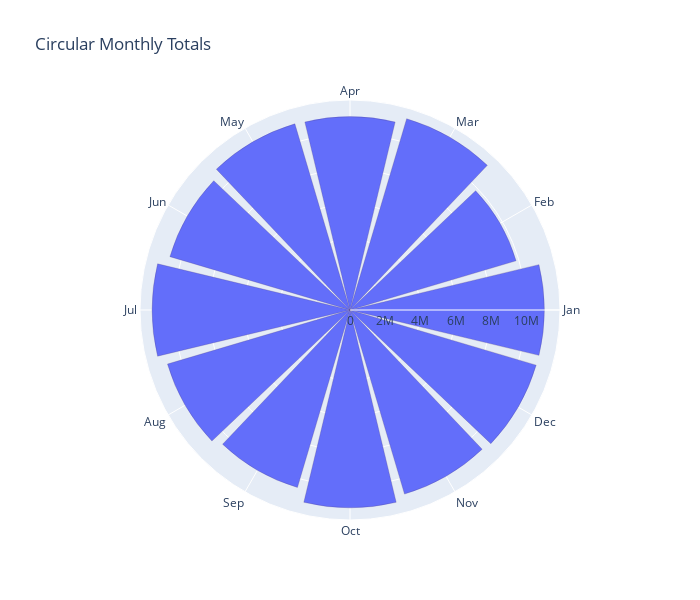

The notebook cell saved with this chart:
### Code cell
import plotly.graph_objects as go
import numpy as np
import pandas as pd
import re

date_col = next((c for c in df_enh.columns if re.search(r"(date|time|timestamp|datetime)", c, re.I)), None)
value_col = next((c for c in df_enh.columns if re.search(r"(amount|income|expense|spent|spend|payment|revenue|cost|price|balance)", c, re.I)), None)

if date_col:
    if not pd.api.types.is_datetime64_any_dtype(df_enh[date_col]):
        df_enh[date_col] = pd.to_datetime(df_enh[date_col], errors="coerce")
    tmp = df_enh.dropna(subset=[date_col]).copy()
    tmp["month"] = tmp[date_col].dt.month
    if value_col:
        agg = tmp.groupby("month")[value_col].sum()
    else:
        agg = tmp["month"].value_counts().sort_index()
    # angles for 12 months
    theta = np.linspace(0, 360, 12, endpoint=False)
    r = [agg.get(m, 0) for m in range(1,13)]
    fig = go.Figure(go.Barpolar(theta=theta, r=r,
                                marker=dict(line=dict(color="rgba(80,60,120,0.25)", width=1))))
    fig.update_layout(
        title="Circular Monthly Totals",
        polar=dict(angularaxis=dict(tickmode='array', tickvals=theta,
                                    ticktext=['Jan','Feb','Mar','Apr','May','Jun','Jul','Aug','Sep','Oct','Nov','Dec'])),
        width=700, height=600
    )
    fig.show()
else:
    print("No datetime-like column found for monthly radial.")

### Figure 1 — Plotly figure (JSON) as saved in the notebook; plotly's stock layout.template omitted (floating-point values rounded to 4 significant figures)
{"data": [{"marker": {"line": {"color": "rgba(80,60,120,0.25)", "width": 1}}, "r": [11034941, 9835567, 11328686, 10976667, 11024969, 10665713, 11236354, 10809960, 10509749, 11230470, 10901899, 11025284], "theta": [0.0, 30.0, 60.0, 90.0, 120.0, 150.0, 180.0, 210.0, 240.0, 270.0, 300.0, 330.0], "type": "barpolar"}], "layout": {"height": 600, "polar": {"angularaxis": {"tickmode": "array", "ticktext": ["Jan", "Feb", "Mar", "Apr", "May", "Jun", "Jul", "Aug", "Sep", "Oct", "Nov", "Dec"], "tickvals": [0.0, 30.0, 60.0, 90.0, 120.0, 150.0, 180.0, 210.0, 240.0, 270.0, 300.0, 330.0]}}, "title": {"text": "Circular Monthly Totals"}, "width": 700}}
